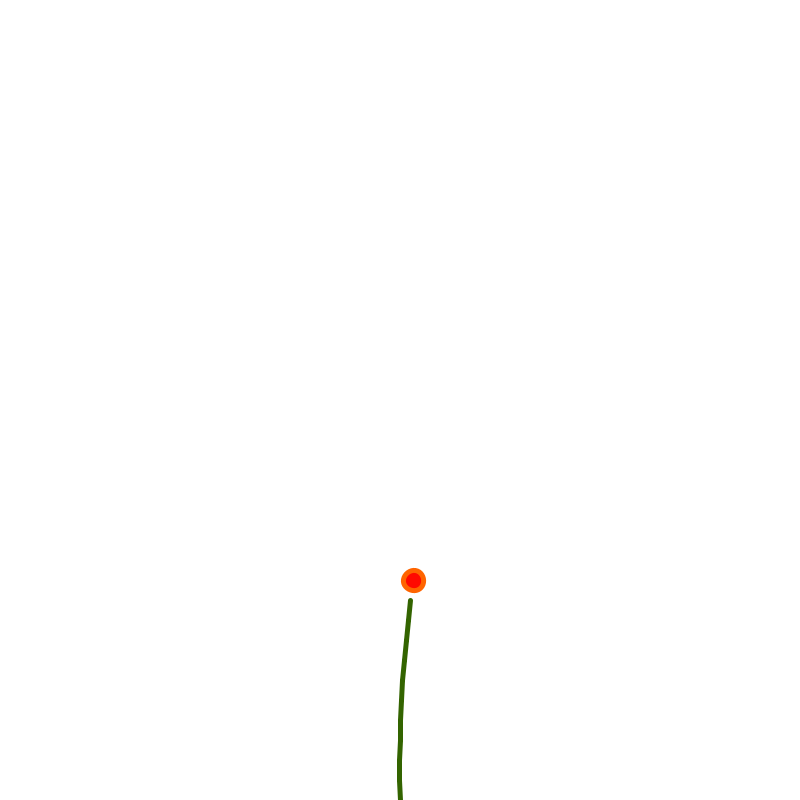
Frame 1 (no input)
Frame 60 (the mouse pressed at the canvas centre just before this capture): identical to frame 1, image omitted
Frame 120 (the mouse held since frame 60 and released just before this capture): identical to frame 1, image omitted

The Processing sketch that drew this single still picture (run headless with seeded random() and noise(); from frame 60 on, the mouse is pressed at the canvas centre):

// Processing sketch: sketch_6_2
// ── sketch_6_2.pde
Flower rose;
 
void setup() {
  size(800, 800);
  rose = new Flower(width/2, height);
}
 
void draw() { 
  background(255);
  rose.update();
  rose.display();
}

// ── Flower.pde
class Flower {
  PVector location;
  PVector origin; 
  float plantLength;
  float angle;
  float x, y; //initial translation
  float parts = 10;
  float bowing=1.005;
  Segment[] segments= new Segment[10];

  Flower(float X, float Y) {
    origin = new PVector(0, 0);
    location = new PVector(0, 0); 
    y = Y;
    x = X;
    angle = bowing*PI; //angle, whill will decide how much the plant bows
    plantLength = 200/parts;
    for (int i = 0; i<segments.length; i++) {
      segments[i] = new Segment();
    }
  }

  void update(){} 

  void display() {
    pushMatrix();
    translate(x, y);
    //location.add(origin);
    location.set(plantLength*sin(angle), plantLength*cos(angle), 0);
    // strokeWeight(1);
    for (int i=0; i < parts; i++) {
      stroke(51, 100, 0);
      strokeWeight(5);
      line(origin.x, origin.y, location.x, location.y);       
      translate(location.x, location.y);
      rotate(angle+PI);
    }
    fill(255,10,0);
    stroke(255,100,0);
    circle(location.x,location.y,20);
    popMatrix();
  }
}

// ── Segment.pde
class Segment {
  float initForce;
  float force;
  float segmentMass;
  float velocity;
  //float oldVelocity;
  float acceleration;
  float damping; 
  float angle;
  float springConst=0.3;
  PVector pos = new PVector(0,0);
  PVector temppos = new PVector(0,0);

 
  Segment() {
    //constructor for variables used in this class
    //initial values, will get changed in update
    segmentMass = 2;
    damping = 0.1; //damping speed
    initForce = 1/springConst;
    velocity = 0;
  }
 
  void update(float x, float y,float v, float f) {
    //Friction = friction * rotSpeed;
    //force = initForce + f-Friction;
    //velocity = v;
    //angle = a;
    //acceleration = force/segmentMass;
    //velocity += acceleration;
    //angle += velocity;
    //angle += friction;
    //velocity *= damping; 
    //force = initForce + f;
    //oldVelocity = v;
    //angle = a;
    //velocity += force/segmentMass;
    //velocity -= v;
    //angle += velocity;
    //angle *= 1/springConst;
    //angle += damping;
    //force -= angle;
    pos.set(width/2,height);
    temppos.set(x,y);
    force = PVector.dist(temppos,pos);
    force += f;
    force *= -springConst;
    acceleration = force/segmentMass;
    velocity = damping * (velocity+acceleration+v);
    temppos.add(velocity,0);
  }
}
